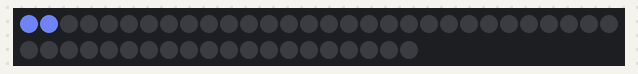
The sketch below on a simulated Arduino Uno, built with avr-gcc and run on an emulated ATmega328P. On the bench: 50 RGB LEDs in strip order, left to right, continuing on the next row.

Above: at 0.05 s.
At 0.56 s:
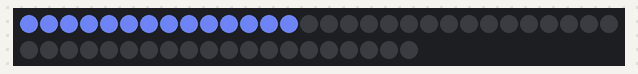
At 1.06 s:
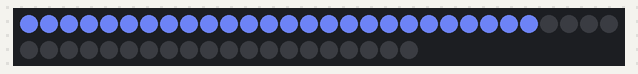
At 1.57 s:
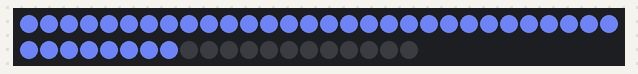
At 2.1 s:
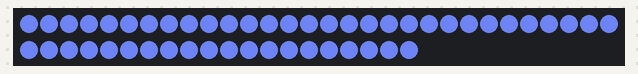

The sketch:

Detolf_Lights.ino
```cpp
#include <FastLED.h>
#define LED_PIN    6
#define NUM_LEDS  50

CRGB led[NUM_LEDS];

void setup()
{
  FastLED.addLeds<WS2812, LED_PIN, GRB>(led,NUM_LEDS);
}

void loop()
{
  for(int i=0;i<=50; i++)
  {
    led[i] = CRGB(100,120,225);
    FastLED.show();
    delay(40);
  }

  delay(1000);

  for(int i=50;i>=0; i--)
  {
    led[i] = CRGB(255,0,0);
    FastLED.show();
    delay(40);
  }
}
```
